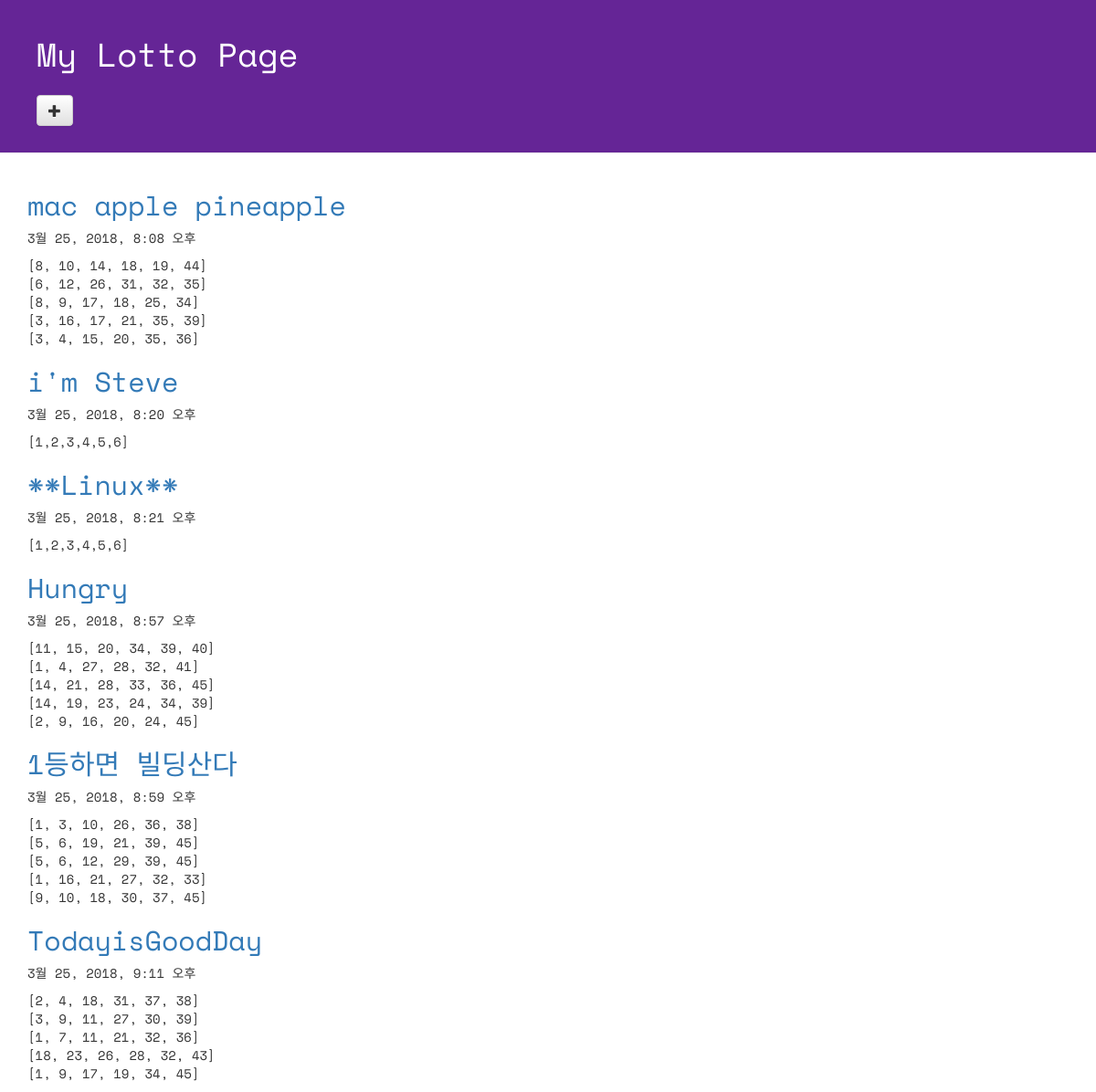
Page /lotto/ on the committed database.
### lotto/models.py (models this page shows, shortened)
class GuessNumbers(models.Model):
    name = models.CharField(max_length = 24)
    lottos = models.CharField(max_length = 255, default = '[1,2,3,4,5,6]')
    text = models.CharField(max_length = 255)
    num_lotto = models.IntegerField(default=5)
    update_date = models.DateTimeField()

### lotto/views.py (the view)
# urls.py: url(r'^lotto/$', views.index, name='lotto'),
def index(request):
    lottos = GuessNumbers.objects.all()
    return render(request, "lotto/default.html", {"lottos" : lottos})

### lotto/templates/lotto/default.html (shortened to what this page needs)
<!DOCTYPE html>
{% load staticfiles %}
<html lang="ko">
<head>
  <link rel="stylesheet" href="//maxcdn.bootstrapcdn.com/bootstrap/3.2.0/css/bootstrap.min.css">
  <link rel="stylesheet" href="//maxcdn.bootstrapcdn.com/bootstrap/3.2.0/css/bootstrap-theme.min.css">
  <link rel="stylesheet" href="{% static 'css/lotto.css'%}">
</head>
<body>
  <div class="page-header">
  <h1>My Lotto Page</h1>
  <h2> <a href=" {% url 'new_lotto' %}">
    <span class="glyphicon glyphicon-plus btn btn-default"></span></a>
  </h2>
  </div>
  <div class="container lotto">
    {% for lotto in lottos %}
    <h2><a href="{% url 'detail' lottokey=lotto.pk %}">{{lotto.text}}</a></h2>
    <p> {{lotto.update_date}}</p>
    <p> {{lotto.lottos|linebreaksbr}}</p>
    {% endfor %}
  </div>
</body>
</html>

### lotto/static/css/lotto.css (style rules this page uses)
.page-header { background-color: #652596; margin-top: 0; padding: 20px 20px 20px 40px; font-family: 'Space Mono', monospace; }
.page-header h1 { color: #FFFFFF; }
.container { font-family: 'Space Mono', monospace; }
.container h2 { color: #b9f442; }

### rows in the picture
GuessNumbers: text "mac apple pineapple", update_date "3월 25, 2018, 8:08 오후", lottos "[8, 10, 14, 18, 19, 44] [6, 12, 26, 31, 32, 35] [8, 9, 17, 18, 25, 34] [3, 16, 17, 21, 35, 39] [3, 4, 15, 20, 35, 36]"
GuessNumbers: text "i'm Steve", update_date "3월 25, 2018, 8:20 오후", lottos "[1,2,3,4,5,6]"
GuessNumbers: text "**Linux**", update_date "3월 25, 2018, 8:21 오후", lottos "[1,2,3,4,5,6]"
GuessNumbers: text "Hungry", update_date "3월 25, 2018, 8:57 오후", lottos "[11, 15, 20, 34, 39, 40] [1, 4, 27, 28, 32, 41] [14, 21, 28, 33, 36, 45] [14, 19, 23, 24, 34, 39] [2, 9, 16, 20, 24, 45]"
GuessNumbers: text "1등하면 빌딩산다", update_date "3월 25, 2018, 8:59 오후", lottos "[1, 3, 10, 26, 36, 38] [5, 6, 19, 21, 39, 45] [5, 6, 12, 29, 39, 45] [1, 16, 21, 27, 32, 33] [9, 10, 18, 30, 37, 45]"
GuessNumbers: text "TodayisGoodDay", update_date "3월 25, 2018, 9:11 오후", lottos "[2, 4, 18, 31, 37, 38] [3, 9, 11, 27, 30, 39] [1, 7, 11, 21, 32, 36] [18, 23, 26, 28, 32, 43] [1, 9, 17, 19, 34, 45]"
